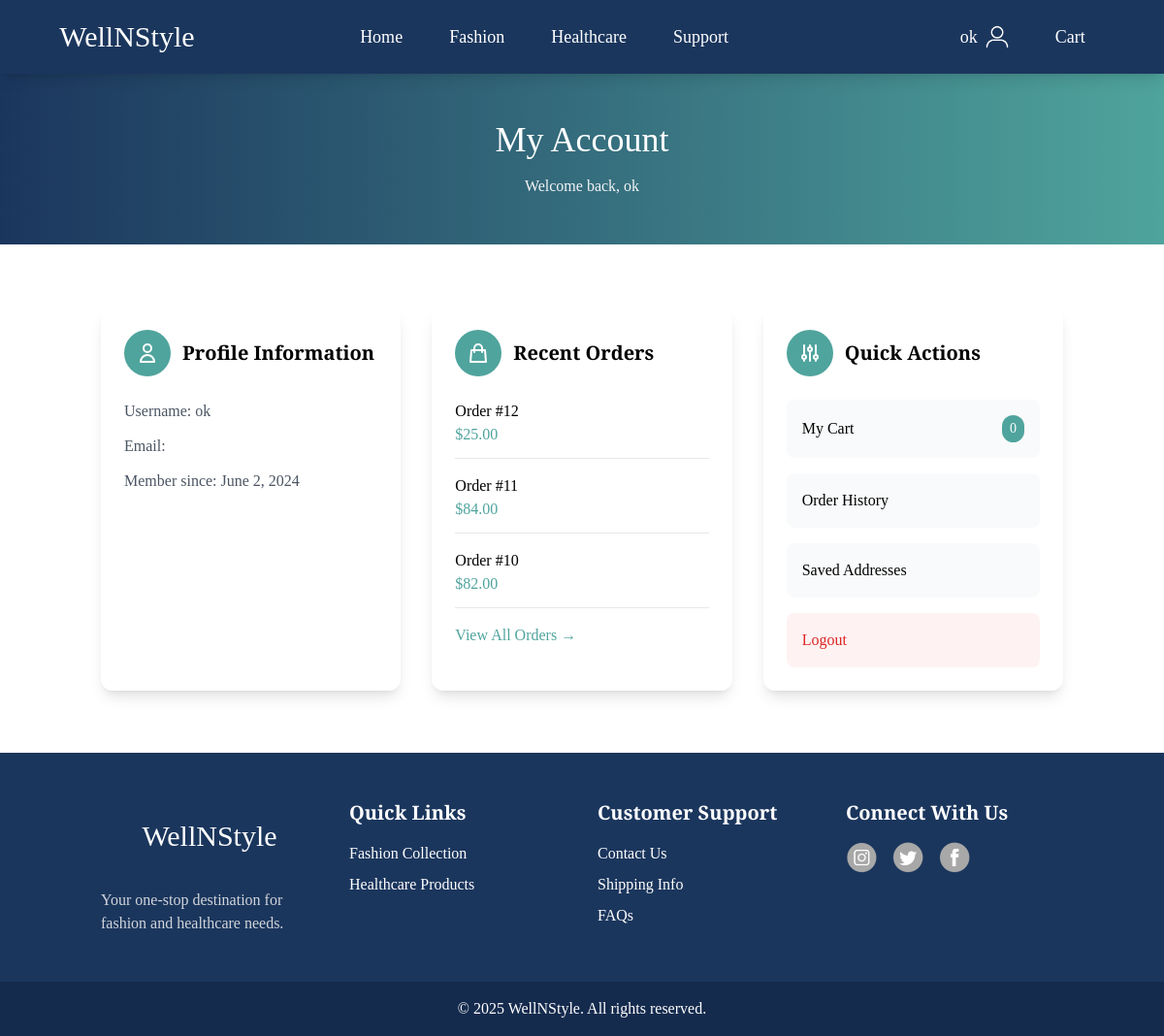
Page /account/ (signed in) on the earlier database version.
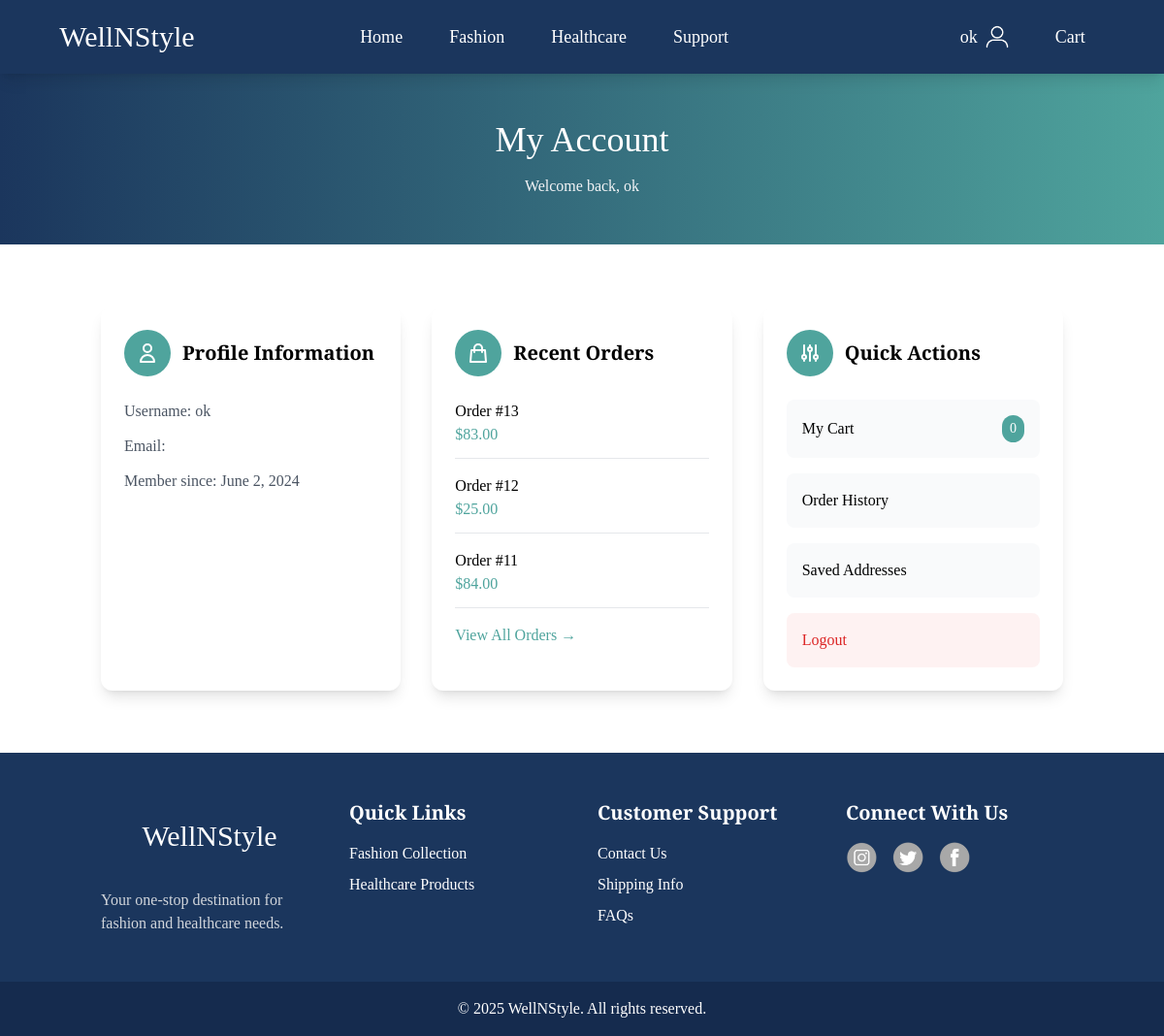
Same page on the later database version.
### ecom/models.py (models this page shows, shortened)
class Order(models.Model):
    user = models.ForeignKey(User, on_delete=models.CASCADE)
    products = models.ManyToManyField(Product)
    total_price = models.DecimalField(max_digits=10, decimal_places=2)
    status = models.CharField(max_length=100)

### ecom/views.py (the view)
# urls.py: path('account/', account, name='account'),
@login_required(login_url='/loginpg/')
def account(request):
    recent_orders = Order.objects.filter(user=request.user).order_by('-id')[:3]
    cart = Cart.objects.filter(user=request.user).first()
    cart_count = cart.cartitem_set.count() if cart else 0
    return render(request, 'ecom/account.html', {
        'recent_orders': recent_orders,
        'cart_count': cart_count
    })

### ecom/templates/ecom/account.html (shortened to what the changed rows need)
{% extends 'ecom/base.html' %}
{% load static %}
{% block body %}
<div class="bg-gradient-to-r from-[#1B365D] to-[#4FA49D] py-12">
    <h1 class="text-4xl text-center text-white mb-4">My Account</h1>
</div>
<div class="container mx-auto px-4 py-16">
    <div class="grid md:grid-cols-3 gap-8">
        <div class="bg-white rounded-xl shadow-lg p-6">
            <div class="flex items-center mb-6">
                <h2 class="text-xl font-semibold ml-3">Profile Information</h2>
            </div>
        </div>
        <div class="bg-white rounded-xl shadow-lg p-6">
            <div class="flex items-center mb-6">
                <h2 class="text-xl font-semibold ml-3">Recent Orders</h2>
            </div>
            {% if recent_orders %}
            <div class="space-y-4">
                {% for order in recent_orders %}
                <div class="border-b pb-3">
                    <p class="font-medium">Order #{{order.id}}</p>
                    <p class="text-[#4FA49D] font-medium">${{order.total_price}}</p>
                </div>
                {% endfor %}
            </div>
            {% else %}
            <p class="text-gray-500">No recent orders</p>
            {% endif %}
        </div>
        <div class="bg-white rounded-xl shadow-lg p-6">
            <div class="flex items-center mb-6">
                <h2 class="text-xl font-semibold ml-3">Quick Actions</h2>
            </div>
        </div>
    </div>
</div>
{% endblock %}

Differences in the rows shown:
no longer on this page (row unchanged): Order: id "10", total_price "82.00"
added Order: id "13", total_price "83.00"
